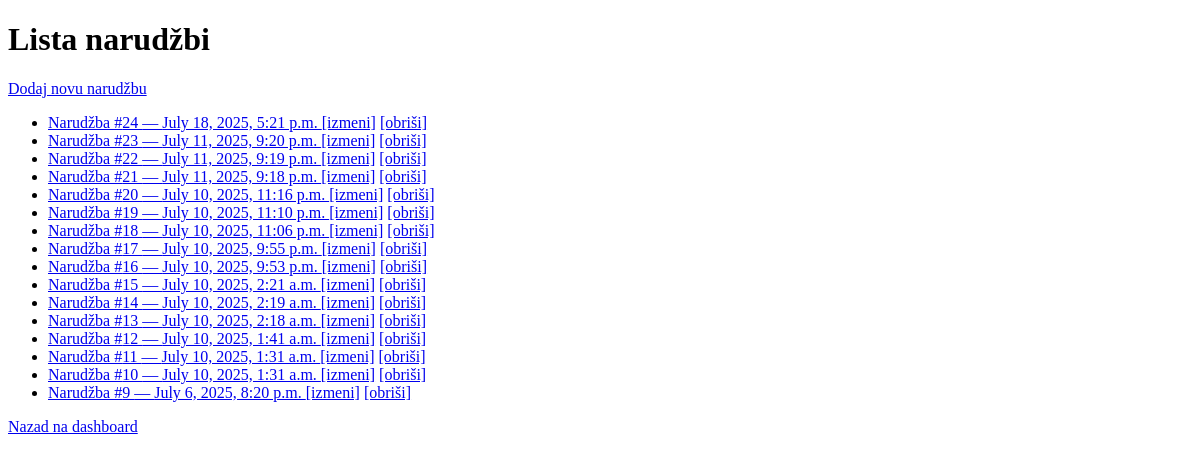
Before: /narudzba/ (signed in) with the older database file.
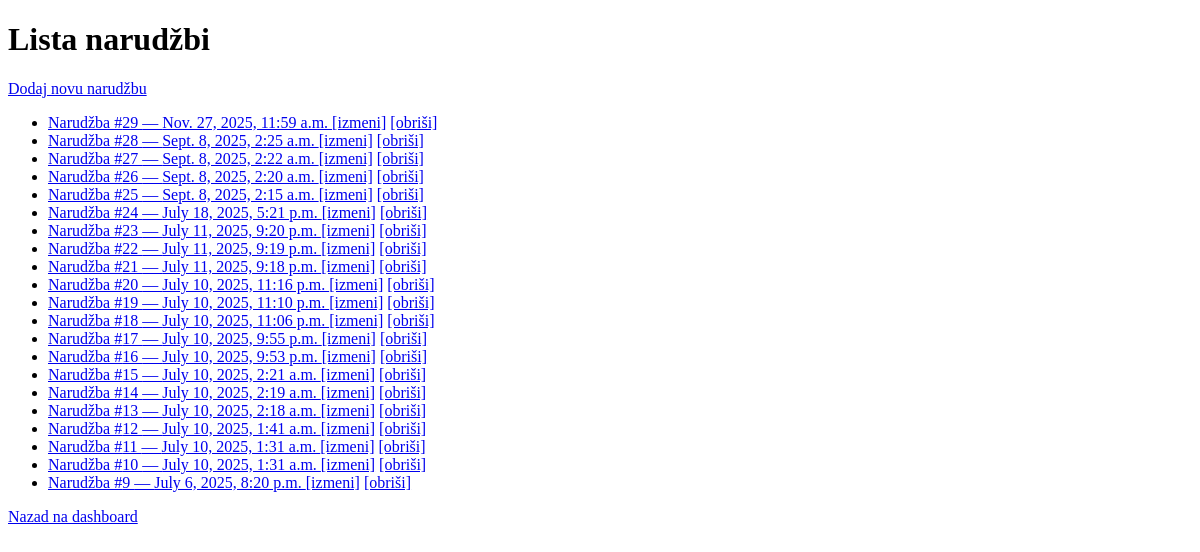
After: the same page with the newer database file.
### narudzba/models.py (models this page shows, shortened)
class Narudzba(models.Model):
    konobar = models.ForeignKey(User, on_delete=models.CASCADE, null=True, blank=True)
    sto_broj = models.PositiveIntegerField()
    datum = models.DateTimeField(auto_now_add=True)
    STATUS_CHOICES = [
        ('u_pripremi', 'U pripremi'),
        ('spremna', 'Spremna za posluženje'),
        ('zavrsena', 'Završena'),
        ('placena', 'Plaćena'),
    ]
    status = models.CharField(max_length=20, choices=STATUS_CHOICES, default='u_pripremi')

### narudzba/views.py (the view)
# urls.py: path('', views.narudzba_list, name='narudzba_list'),
@login_required
def narudzba_list(request):
    narudzbe = Narudzba.objects.all().order_by('-datum')
    return render(request, 'narudzba/narudzba_list.html', {'narudzbe': narudzbe})

### narudzba/templates/narudzba/narudzba_list.html (shortened to what this page needs)
<!DOCTYPE html>
<html lang="sr">
<head>
</head>
<body>
    <h1>Lista narudžbi</h1>
    <a href="{% url 'narudzba_create' %}">Dodaj novu narudžbu</a>
    <ul>
        {% for narudzba in narudzbe %}
            <li>
                <a href="{% url 'narudzba_detail' narudzba.id %}">
                    Narudžba #{{ narudzba.id }} — {{ narudzba.datum }}
                </a>
                <a href="{% url 'narudzba_update' narudzba.id %}">[izmeni]</a>
                <a href="{% url 'narudzba_delete' narudzba.id %}">[obriši]</a>
            </li>
        {% empty %}
            <li>Nema nijedne narudžbe.</li>
        {% endfor %}
    </ul>
    <a href="{% url 'dashboard' %}">Nazad na dashboard</a>
</body>
</html>

Changed rows visible on the page:
added Narudzba: id "29", datum "Nov. 27, 2025, 11:59 a.m."
added Narudzba: id "28", datum "Sept. 8, 2025, 2:25 a.m."
added Narudzba: id "27", datum "Sept. 8, 2025, 2:22 a.m."
added Narudzba: id "26", datum "Sept. 8, 2025, 2:20 a.m."
added Narudzba: id "25", datum "Sept. 8, 2025, 2:15 a.m."
